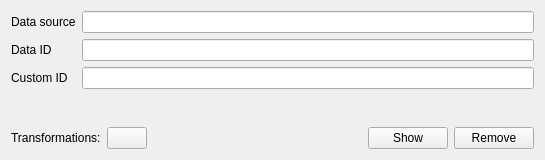
<?xml version="1.0" encoding="UTF-8"?>
<ui version="4.0">
 <class>SignalItem</class>
 <widget class="QWidget" name="SignalItem">
  <property name="geometry">
   <rect>
    <x>0</x>
    <y>0</y>
    <width>545</width>
    <height>160</height>
   </rect>
  </property>
  <property name="sizePolicy">
   <sizepolicy hsizetype="Minimum" vsizetype="Preferred">
    <horstretch>0</horstretch>
    <verstretch>0</verstretch>
   </sizepolicy>
  </property>
  <property name="windowTitle">
   <string>Form</string>
  </property>
  <layout class="QVBoxLayout" name="verticalLayout">
   <item>
    <layout class="QFormLayout" name="formLayout">
     <item row="0" column="0">
      <widget class="QLabel" name="ql_dataSource">
       <property name="text">
        <string>Data source</string>
       </property>
      </widget>
     </item>
     <item row="0" column="1">
      <widget class="QLineEdit" name="qle_dataSource">
       <property name="enabled">
        <bool>true</bool>
       </property>
       <property name="sizePolicy">
        <sizepolicy hsizetype="MinimumExpanding" vsizetype="Fixed">
         <horstretch>0</horstretch>
         <verstretch>0</verstretch>
        </sizepolicy>
       </property>
       <property name="readOnly">
        <bool>true</bool>
       </property>
      </widget>
     </item>
     <item row="1" column="0">
      <widget class="QLabel" name="ql_dataID">
       <property name="text">
        <string>Data ID</string>
       </property>
      </widget>
     </item>
     <item row="1" column="1">
      <widget class="QLineEdit" name="qle_dataID">
       <property name="sizePolicy">
        <sizepolicy hsizetype="MinimumExpanding" vsizetype="Fixed">
         <horstretch>0</horstretch>
         <verstretch>0</verstretch>
        </sizepolicy>
       </property>
       <property name="readOnly">
        <bool>true</bool>
       </property>
      </widget>
     </item>
     <item row="2" column="0">
      <widget class="QLabel" name="ql_customID">
       <property name="text">
        <string>Custom ID</string>
       </property>
      </widget>
     </item>
     <item row="2" column="1">
      <widget class="QLineEdit" name="qle_customID">
       <property name="sizePolicy">
        <sizepolicy hsizetype="MinimumExpanding" vsizetype="Fixed">
         <horstretch>0</horstretch>
         <verstretch>0</verstretch>
        </sizepolicy>
       </property>
      </widget>
     </item>
    </layout>
   </item>
   <item>
    <layout class="QHBoxLayout" name="horizontalLayout_2">
     <item>
      <widget class="QLabel" name="label">
       <property name="text">
        <string>Transformations:</string>
       </property>
      </widget>
     </item>
     <item>
      <widget class="CollapseExpandButton" name="qpb_collapseExpandButton">
       <property name="text">
        <string/>
       </property>
      </widget>
     </item>
     <item>
      <spacer name="horizontalSpacer">
       <property name="orientation">
        <enum>Qt::Horizontal</enum>
       </property>
       <property name="sizeHint" stdset="0">
        <size>
         <width>40</width>
         <height>20</height>
        </size>
       </property>
      </spacer>
     </item>
     <item>
      <widget class="QPushButton" name="qpb_show">
       <property name="text">
        <string>Show</string>
       </property>
      </widget>
     </item>
     <item>
      <widget class="QPushButton" name="qpb_remove">
       <property name="text">
        <string>Remove</string>
       </property>
      </widget>
     </item>
    </layout>
   </item>
  </layout>
 </widget>
 <customwidgets>
  <customwidget>
   <class>CollapseExpandButton</class>
   <extends>QPushButton</extends>
   <header>ui.collapseexpandbutton</header>
  </customwidget>
 </customwidgets>
 <resources/>
 <connections/>
</ui>
